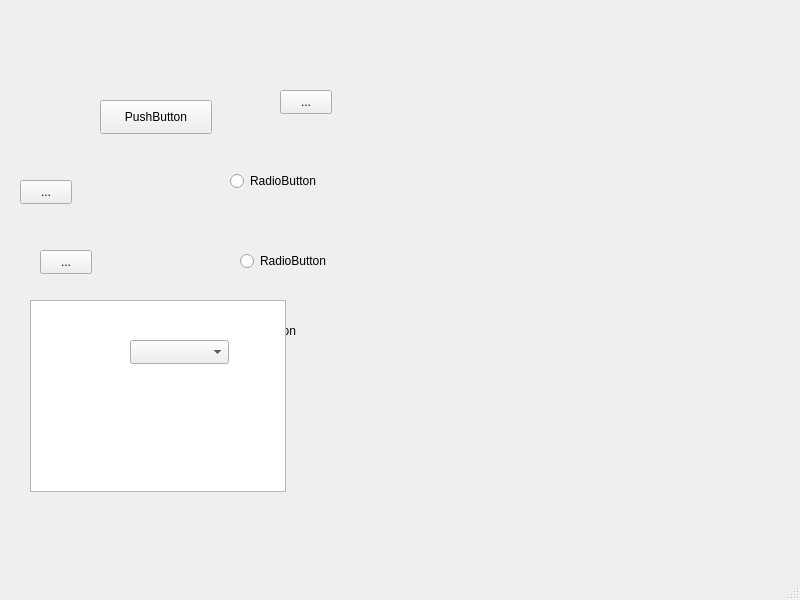
<?xml version="1.0" encoding="UTF-8"?>
<ui version="4.0">
 <class>MainWindow</class>
 <widget class="QMainWindow" name="MainWindow">
  <property name="geometry">
   <rect>
    <x>0</x>
    <y>0</y>
    <width>800</width>
    <height>600</height>
   </rect>
  </property>
  <property name="windowTitle">
   <string>MainWindow</string>
  </property>
  <widget class="QWidget" name="centralwidget">
   <widget class="QPushButton" name="pushButton">
    <property name="geometry">
     <rect>
      <x>100</x>
      <y>100</y>
      <width>112</width>
      <height>34</height>
     </rect>
    </property>
    <property name="text">
     <string>PushButton</string>
    </property>
   </widget>
   <widget class="QToolButton" name="toolButton">
    <property name="geometry">
     <rect>
      <x>40</x>
      <y>250</y>
      <width>52</width>
      <height>24</height>
     </rect>
    </property>
    <property name="text">
     <string>...</string>
    </property>
   </widget>
   <widget class="QRadioButton" name="radioButton">
    <property name="geometry">
     <rect>
      <x>230</x>
      <y>170</y>
      <width>132</width>
      <height>22</height>
     </rect>
    </property>
    <property name="text">
     <string>RadioButton</string>
    </property>
   </widget>
   <widget class="QToolButton" name="toolButton_2">
    <property name="geometry">
     <rect>
      <x>20</x>
      <y>180</y>
      <width>52</width>
      <height>24</height>
     </rect>
    </property>
    <property name="text">
     <string>...</string>
    </property>
   </widget>
   <widget class="QRadioButton" name="radioButton_2">
    <property name="geometry">
     <rect>
      <x>240</x>
      <y>250</y>
      <width>132</width>
      <height>22</height>
     </rect>
    </property>
    <property name="text">
     <string>RadioButton</string>
    </property>
   </widget>
   <widget class="QToolButton" name="toolButton_3">
    <property name="geometry">
     <rect>
      <x>280</x>
      <y>90</y>
      <width>52</width>
      <height>24</height>
     </rect>
    </property>
    <property name="text">
     <string>...</string>
    </property>
   </widget>
   <widget class="QRadioButton" name="radioButton_3">
    <property name="geometry">
     <rect>
      <x>210</x>
      <y>320</y>
      <width>132</width>
      <height>22</height>
     </rect>
    </property>
    <property name="text">
     <string>RadioButton</string>
    </property>
   </widget>
   <widget class="QTreeView" name="treeView">
    <property name="geometry">
     <rect>
      <x>30</x>
      <y>300</y>
      <width>256</width>
      <height>192</height>
     </rect>
    </property>
   </widget>
   <widget class="QComboBox" name="comboBox">
    <property name="geometry">
     <rect>
      <x>130</x>
      <y>340</y>
      <width>99</width>
      <height>24</height>
     </rect>
    </property>
   </widget>
  </widget>
  <widget class="QMenuBar" name="menubar">
   <property name="geometry">
    <rect>
     <x>0</x>
     <y>0</y>
     <width>800</width>
     <height>30</height>
    </rect>
   </property>
  </widget>
  <widget class="QStatusBar" name="statusbar"/>
 </widget>
 <resources/>
 <connections/>
</ui>
